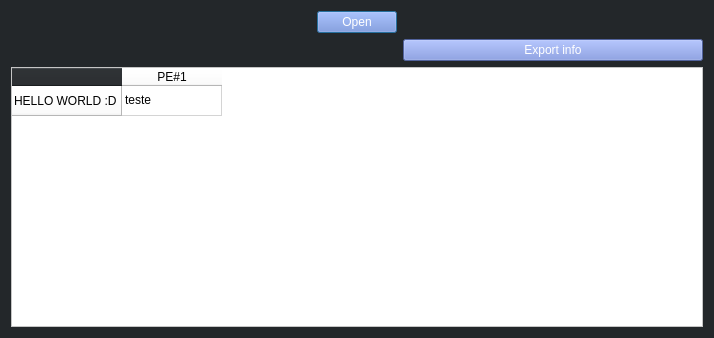
<?xml version="1.0" encoding="UTF-8"?>
<ui version="4.0">
 <class>peheadervisualizer</class>
 <widget class="QDialog" name="peheadervisualizer">
  <property name="geometry">
   <rect>
    <x>0</x>
    <y>0</y>
    <width>714</width>
    <height>338</height>
   </rect>
  </property>
  <property name="windowTitle">
   <string>Dialog</string>
  </property>
  <property name="styleSheet">
   <string notr="true">background-color: #23272a;
color: black;</string>
  </property>
  <layout class="QGridLayout" name="gridLayout_2">
   <item row="1" column="0">
    <layout class="QGridLayout" name="gridLayout">
     <item row="0" column="2">
      <spacer name="horizontalSpacer_2">
       <property name="orientation">
        <enum>Qt::Horizontal</enum>
       </property>
       <property name="sizeHint" stdset="0">
        <size>
         <width>40</width>
         <height>20</height>
        </size>
       </property>
      </spacer>
     </item>
     <item row="0" column="1">
      <widget class="QPushButton" name="pushButton">
       <property name="styleSheet">
        <string notr="true">background-color: #7289da;
color: white;</string>
       </property>
       <property name="text">
        <string>Open</string>
       </property>
      </widget>
     </item>
     <item row="2" column="0" colspan="3">
      <widget class="QTableWidget" name="tableWidget">
       <property name="styleSheet">
        <string notr="true">color: black;
background-color: white;</string>
       </property>
       <row>
        <property name="text">
         <string>HELLO WORLD :D</string>
        </property>
       </row>
       <column>
        <property name="text">
         <string>PE#1</string>
        </property>
       </column>
       <item row="0" column="0">
        <property name="text">
         <string>teste</string>
        </property>
       </item>
      </widget>
     </item>
     <item row="0" column="0">
      <spacer name="horizontalSpacer">
       <property name="orientation">
        <enum>Qt::Horizontal</enum>
       </property>
       <property name="sizeHint" stdset="0">
        <size>
         <width>40</width>
         <height>20</height>
        </size>
       </property>
      </spacer>
     </item>
     <item row="1" column="2">
      <widget class="QPushButton" name="pushButton_2">
       <property name="styleSheet">
        <string notr="true">background-color: #7289da;
color: white;</string>
       </property>
       <property name="text">
        <string>Export info</string>
       </property>
      </widget>
     </item>
    </layout>
   </item>
  </layout>
 </widget>
 <resources/>
 <connections/>
</ui>
